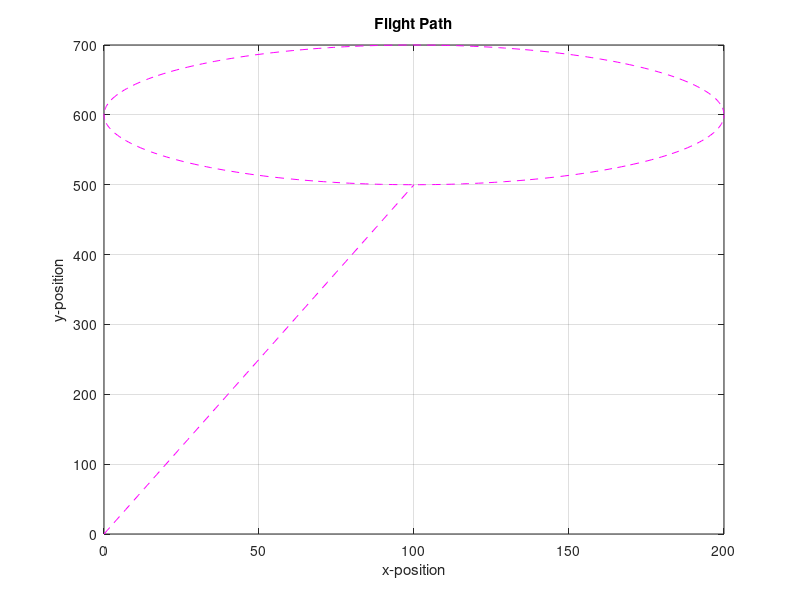

The MATLAB script that drew this image:
% Campbell Gregor
% Last modified: 18/8/22
% 33110018

clc; clear all; close all;

%% Calculations
x = 500;
y = 100;
deg = 1:1:360;

r = 100;

xord = @(x, theta, r) (cosd(theta) .* r) + r;
yord = @(y, theta, r) (sind(theta) .* r) + x + r;


horizontal = 0:1:100;
vertical = horizontal * 5;

%% Plotting
plot(horizontal,vertical,"m--",xord(x,deg,r),yord(y,deg,r),"m--");
xlabel("x-position");
ylabel("y-position");
title("Flight Path");
grid on;